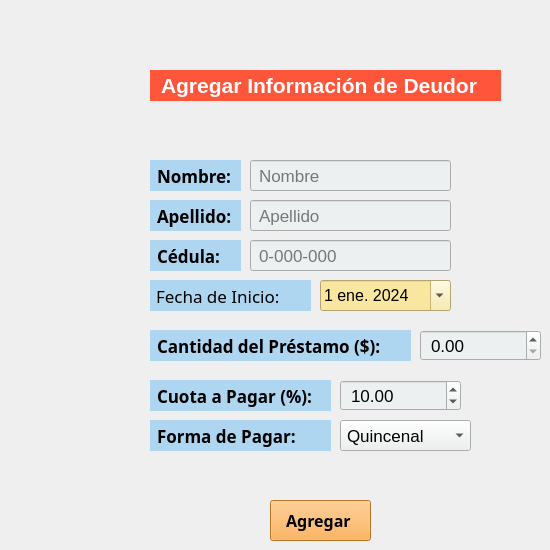
   <widget class="QWidget" name="tab_2">
    <attribute name="title">
     <string>Agregar Deudor</string>
    </attribute>
    <widget class="QLabel" name="label_3">
     <property name="geometry">
      <rect>
       <x>150</x>
       <y>160</y>
       <width>91</width>
       <height>31</height>
      </rect>
     </property>
     <property name="font">
      <font>
       <family>Arial Black</family>
       <pointsize>13</pointsize>
       <weight>75</weight>
       <bold>true</bold>
      </font>
     </property>
     <property name="styleSheet">
      <string notr="true">background-color:rgb(174, 214, 241 ); padding:0 0 0 2px;</string>
     </property>
     <property name="text">
      <string>Nombre:</string>
     </property>
    </widget>
    <widget class="QLabel" name="label_4">
     <property name="geometry">
      <rect>
       <x>150</x>
       <y>200</y>
       <width>91</width>
       <height>31</height>
      </rect>
     </property>
     <property name="font">
      <font>
       <family>Arial Black</family>
       <pointsize>13</pointsize>
       <weight>75</weight>
       <bold>true</bold>
      </font>
     </property>
     <property name="styleSheet">
      <string notr="true">background-color:rgb(174, 214, 241 ); padding:0 0 0 2px;</string>
     </property>
     <property name="text">
      <string>Apellido:</string>
     </property>
    </widget>
    <widget class="QLabel" name="label_5">
     <property name="geometry">
      <rect>
       <x>150</x>
       <y>240</y>
       <width>91</width>
       <height>31</height>
      </rect>
     </property>
     <property name="font">
      <font>
       <family>Arial Black</family>
       <pointsize>13</pointsize>
       <weight>75</weight>
       <bold>true</bold>
      </font>
     </property>
     <property name="styleSheet">
      <string notr="true">background-color:rgb(174, 214, 241 ); padding:0 0 0 2px;</string>
     </property>
     <property name="text">
      <string>Cédula:</string>
     </property>
    </widget>
    <widget class="QLabel" name="label_6">
     <property name="geometry">
      <rect>
       <x>150</x>
       <y>280</y>
       <width>161</width>
       <height>31</height>
      </rect>
     </property>
     <property name="font">
      <font>
       <family>Arial Black</family>
       <pointsize>13</pointsize>
      </font>
     </property>
     <property name="styleSheet">
      <string notr="true">background-color:rgb(174, 214, 241 ); padding:0 0 0 2px;</string>
     </property>
     <property name="text">
      <string>Fecha de Inicio:</string>
     </property>
    </widget>
    <widget class="QLabel" name="label_7">
     <property name="geometry">
      <rect>
       <x>150</x>
       <y>330</y>
       <width>261</width>
       <height>31</height>
      </rect>
     </property>
     <property name="font">
      <font>
       <family>Arial Black</family>
       <pointsize>13</pointsize>
       <weight>75</weight>
       <bold>true</bold>
      </font>
     </property>
     <property name="styleSheet">
      <string notr="true">background-color:rgb(174, 214, 241 ); padding:0 0 0 2px;</string>
     </property>
     <property name="text">
      <string>Cantidad del Préstamo ($):</string>
     </property>
    </widget>
    <widget class="QLabel" name="label_8">
     <property name="geometry">
      <rect>
       <x>150</x>
       <y>380</y>
       <width>181</width>
       <height>31</height>
      </rect>
     </property>
     <property name="font">
      <font>
       <family>Arial Black</family>
       <pointsize>13</pointsize>
       <weight>75</weight>
       <bold>true</bold>
      </font>
     </property>
     <property name="styleSheet">
      <string notr="true">background-color:rgb(174, 214, 241 ); padding:0 0 0 2px;</string>
     </property>
     <property name="text">
      <string>Cuota a Pagar (%):</string>
     </property>
    </widget>
    <widget class="QLabel" name="label_9">
     <property name="geometry">
      <rect>
       <x>150</x>
       <y>420</y>
       <width>181</width>
       <height>31</height>
      </rect>
     </property>
     <property name="font">
      <font>
       <family>Arial Black</family>
       <pointsize>13</pointsize>
       <weight>75</weight>
       <bold>true</bold>
      </font>
     </property>
     <property name="styleSheet">
      <string notr="true">background-color:rgb(174, 214, 241 ); padding:0 0 0 2px;</string>
     </property>
     <property name="text">
      <string>Forma de Pagar:</string>
     </property>
    </widget>
    <widget class="QPushButton" name="pushButtonAddTab2">
     <property name="geometry">
      <rect>
       <x>270</x>
       <y>500</y>
       <width>101</width>
       <height>41</height>
      </rect>
     </property>
     <property name="font">
      <font>
       <family>Arial Black</family>
       <pointsize>12</pointsize>
       <weight>75</weight>
       <bold>true</bold>
      </font>
     </property>
     <property name="contextMenuPolicy">
      <enum>Qt::DefaultContextMenu</enum>
     </property>
     <property name="styleSheet">
      <string notr="true">background-color: rgb(255, 162, 51); </string>
     </property>
     <property name="text">
      <string>Agregar </string>
     </property>
    </widget>
    <widget class="QLabel" name="label_10">
     <property name="geometry">
      <rect>
       <x>150</x>
       <y>70</y>
       <width>351</width>
       <height>31</height>
      </rect>
     </property>
     <property name="palette">
      <palette>
       <active>
        <colorrole role="WindowText">
         <brush brushstyle="SolidPattern">
          <color alpha="255">
           <red>255</red>
           <green>255</green>
           <blue>255</blue>
          </color>
         </brush>
        </colorrole>
        <colorrole role="Button">
         <brush brushstyle="SolidPattern">
          <color alpha="255">
           <red>255</red>
           <green>85</green>
           <blue>58</blue>
          </color>
         </brush>
        </colorrole>
        <colorrole role="Text">
         <brush brushstyle="SolidPattern">
          <color alpha="255">
           <red>255</red>
           <green>255</green>
           <blue>255</blue>
          </color>
         </brush>
        </colorrole>
        <colorrole role="ButtonText">
         <brush brushstyle="SolidPattern">
          <color alpha="255">
           <red>255</red>
           <green>255</green>
           <blue>255</blue>
          </color>
         </brush>
        </colorrole>
        <colorrole role="Base">
         <brush brushstyle="SolidPattern">
          <color alpha="255">
           <red>255</red>
           <green>85</green>
           <blue>58</blue>
          </color>
         </brush>
        </colorrole>
        <colorrole role="Window">
         <brush brushstyle="SolidPattern">
          <color alpha="255">
           <red>255</red>
           <green>85</green>
           <blue>58</blue>
          </color>
         </brush>
        </colorrole>
        <colorrole role="PlaceholderText">
         <brush brushstyle="NoBrush">
          <color alpha="128">
           <red>255</red>
           <green>255</green>
           <blue>255</blue>
          </color>
         </brush>
        </colorrole>
       </active>
       <inactive>
        <colorrole role="WindowText">
         <brush brushstyle="SolidPattern">
          <color alpha="255">
           <red>255</red>
           <green>255</green>
           <blue>255</blue>
          </color>
         </brush>
        </colorrole>
        <colorrole role="Button">
         <brush brushstyle="SolidPattern">
          <color alpha="255">
           <red>255</red>
           <green>85</green>
           <blue>58</blue>
          </color>
         </brush>
        </colorrole>
        <colorrole role="Text">
         <brush brushstyle="SolidPattern">
          <color alpha="255">
           <red>255</red>
           <green>255</green>
           <blue>255</blue>
          </color>
         </brush>
        </colorrole>
        <colorrole role="ButtonText">
         <brush brushstyle="SolidPattern">
          <color alpha="255">
           <red>255</red>
           <green>255</green>
           <blue>255</blue>
          </color>
         </brush>
        </colorrole>
        <colorrole role="Base">
         <brush brushstyle="SolidPattern">
          <color alpha="255">
           <red>255</red>
           <green>85</green>
           <blue>58</blue>
          </color>
         </brush>
        </colorrole>
        <colorrole role="Window">
         <brush brushstyle="SolidPattern">
          <color alpha="255">
           <red>255</red>
           <green>85</green>
           <blue>58</blue>
          </color>
         </brush>
        </colorrole>
        <colorrole role="PlaceholderText">
         <brush brushstyle="NoBrush">
          <color alpha="128">
           <red>255</red>
           <green>255</green>
           <blue>255</blue>
          </color>
         </brush>
        </colorrole>
       </inactive>
       <disabled>
        <colorrole role="WindowText">
         <brush brushstyle="SolidPattern">
          <color alpha="255">
           <red>255</red>
           <green>255</green>
           <blue>255</blue>
          </color>
         </brush>
        </colorrole>
        <colorrole role="Button">
         <brush brushstyle="SolidPattern">
          <color alpha="255">
           <red>255</red>
           <green>85</green>
           <blue>58</blue>
          </color>
         </brush>
        </colorrole>
        <colorrole role="Text">
         <brush brushstyle="SolidPattern">
          <color alpha="255">
           <red>255</red>
           <green>255</green>
           <blue>255</blue>
          </color>
         </brush>
        </colorrole>
        <colorrole role="ButtonText">
         <brush brushstyle="SolidPattern">
          <color alpha="255">
           <red>255</red>
           <green>255</green>
           <blue>255</blue>
          </color>
         </brush>
        </colorrole>
        <colorrole role="Base">
         <brush brushstyle="SolidPattern">
          <color alpha="255">
           <red>255</red>
           <green>85</green>
           <blue>58</blue>
          </color>
         </brush>
        </colorrole>
        <colorrole role="Window">
         <brush brushstyle="SolidPattern">
          <color alpha="255">
           <red>255</red>
           <green>85</green>
           <blue>58</blue>
          </color>
         </brush>
        </colorrole>
        <colorrole role="PlaceholderText">
         <brush brushstyle="NoBrush">
          <color alpha="128">
           <red>255</red>
           <green>255</green>
           <blue>255</blue>
          </color>
         </brush>
        </colorrole>
       </disabled>
      </palette>
     </property>
     <property name="font">
      <font>
       <family>MS Shell Dlg 2</family>
       <pointsize>16</pointsize>
       <weight>75</weight>
       <bold>true</bold>
      </font>
     </property>
     <property name="styleSheet">
      <string notr="true">background-color: rgb(255, 85, 58); color: white; padding: 0 5px 0 5px</string>
     </property>
     <property name="lineWidth">
      <number>1</number>
     </property>
     <property name="text">
      <string>Agregar Información de Deudor</string>
     </property>
     <property name="margin">
      <number>0</number>
     </property>
     <property name="indent">
      <number>-1</number>
     </property>
    </widget>
    <widget class="QLineEdit" name="lineEditNameTab2">
     <property name="geometry">
      <rect>
       <x>250</x>
       <y>160</y>
       <width>201</width>
       <height>31</height>
      </rect>
     </property>
     <property name="font">
      <font>
       <pointsize>13</pointsize>
      </font>
     </property>
     <property name="styleSheet">
      <string notr="true">background-color:rgb(236, 240, 241);
padding-left:6px;</string>
     </property>
     <property name="text">
      <string/>
     </property>
     <property name="placeholderText">
      <string>Nombre</string>
     </property>
    </widget>
    <widget class="QLineEdit" name="lineEditLastNameTab2">
     <property name="geometry">
      <rect>
       <x>250</x>
       <y>200</y>
       <width>201</width>
       <height>31</height>
      </rect>
     </property>
     <property name="font">
      <font>
       <pointsize>13</pointsize>
      </font>
     </property>
     <property name="styleSheet">
      <string notr="true">background-color:rgb(236, 240, 241);
padding-left:6px;</string>
     </property>
     <property name="text">
      <string/>
     </property>
     <property name="placeholderText">
      <string>Apellido</string>
     </property>
    </widget>
    <widget class="QLineEdit" name="lineEditIdTab2">
     <property name="geometry">
      <rect>
       <x>250</x>
       <y>240</y>
       <width>201</width>
       <height>31</height>
      </rect>
     </property>
     <property name="font">
      <font>
       <pointsize>13</pointsize>
      </font>
     </property>
     <property name="styleSheet">
      <string notr="true">background-color:rgb(236, 240, 241);
padding-left:6px;</string>
     </property>
     <property name="text">
      <string/>
     </property>
     <property name="placeholderText">
      <string>0-000-000</string>
     </property>
    </widget>
    <widget class="QDateEdit" name="dateEditTab2">
     <property name="geometry">
      <rect>
       <x>320</x>
       <y>280</y>
       <width>131</width>
       <height>31</height>
      </rect>
     </property>
     <property name="font">
      <font>
       <family>MS Shell Dlg 2</family>
       <pointsize>12</pointsize>
       <weight>50</weight>
       <bold>false</bold>
       <kerning>true</kerning>
      </font>
     </property>
     <property name="contextMenuPolicy">
      <enum>Qt::DefaultContextMenu</enum>
     </property>
     <property name="styleSheet">
      <string notr="true">background-color:rgb(249, 231, 159)</string>
     </property>
     <property name="locale">
      <locale language="Spanish" country="UnitedStates"/>
     </property>
     <property name="calendarPopup">
      <bool>true</bool>
     </property>
     <property name="timeSpec">
      <enum>Qt::UTC</enum>
     </property>
     <property name="date">
      <date>
       <year>2024</year>
       <month>1</month>
       <day>1</day>
      </date>
     </property>
    </widget>
    <widget class="QDoubleSpinBox" name="doubleSpinBoxTab2">
     <property name="geometry">
      <rect>
       <x>420</x>
       <y>330</y>
       <width>121</width>
       <height>31</height>
      </rect>
     </property>
     <property name="font">
      <font>
       <pointsize>13</pointsize>
      </font>
     </property>
     <property name="styleSheet">
      <string notr="true">background-color:rgb(236, 240, 241);
padding-left:6px;</string>
     </property>
     <property name="maximum">
      <double>9999000.000000000000000</double>
     </property>
     <property name="stepType">
      <enum>QAbstractSpinBox::DefaultStepType</enum>
     </property>
    </widget>
    <widget class="QDoubleSpinBox" name="doubleSpinBoxTab2_2">
     <property name="geometry">
      <rect>
       <x>340</x>
       <y>380</y>
       <width>121</width>
       <height>31</height>
      </rect>
     </property>
     <property name="font">
      <font>
       <pointsize>13</pointsize>
      </font>
     </property>
     <property name="styleSheet">
      <string notr="true">background-color:rgb(236, 240, 241);
padding-left:6px;</string>
     </property>
     <property name="decimals">
      <number>2</number>
     </property>
     <property name="stepType">
      <enum>QAbstractSpinBox::DefaultStepType</enum>
     </property>
     <property name="value">
      <double>10.000000000000000</double>
     </property>
    </widget>
    <widget class="QComboBox" name="comboBoxTab2">
     <property name="geometry">
      <rect>
       <x>340</x>
       <y>420</y>
       <width>131</width>
       <height>31</height>
      </rect>
     </property>
     <property name="font">
      <font>
       <pointsize>13</pointsize>
      </font>
     </property>
     <property name="contextMenuPolicy">
      <enum>Qt::DefaultContextMenu</enum>
     </property>
     <property name="styleSheet">
      <string notr="true">background-color:rgb(236, 240, 241);
padding-left:6px;</string>
     </property>
     <property name="currentText">
      <string>Quincenal</string>
     </property>
     <property name="maxVisibleItems">
      <number>2</number>
     </property>
     <item>
      <property name="text">
       <string>Quincenal</string>
      </property>
     </item>
     <item>
      <property name="text">
       <string>Mensual</string>
      </property>
     </item>
    </widget>
   </widget>
